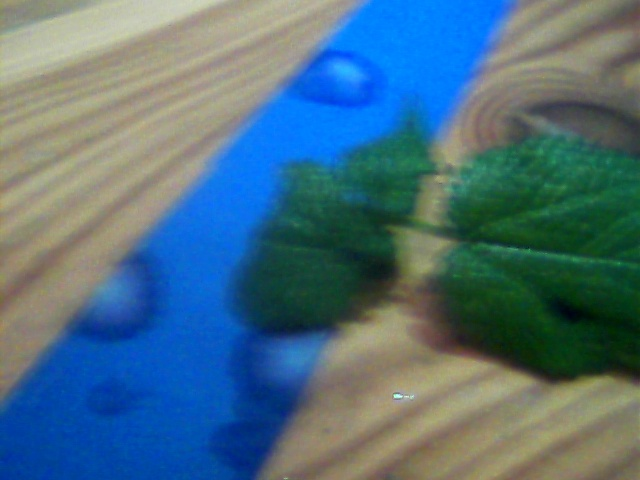
#> input picture cvPics/img0.jpg, 640 x 480 px, given in place of the camera
$ python testPC.py
#> lines starting #> are read from the running program, lines starting #| are printed output that depends on the picture; after the words box and inside, x2 and y2 are one past the last pixel; in counts of white or black regions, pixels touching at a corner belong together
#> further down, frameOrig is the input picture: shape (480, 640, 3); mean B, G, R 126.7, 111.1, 77.5
### camera_func.py
import cv2 as cv
import numpy as np
from config import *
from time import sleep

# [41 lines left out: function contours_line, not called in this run]

def crop_img_line_color(img, sel):
    mask = cv.adaptiveThreshold(img, 255, cv.ADAPTIVE_THRESH_MEAN_C, cv.THRESH_BINARY_INV, 91, 20)
    crop_selection = 100/(100 - sel)
    height_1 = HEIGHT_OF_IMAGE/crop_selection
    vertices = [(0, height_1), (0, HEIGHT_OF_IMAGE),(WIDTH_OF_IMAGE, HEIGHT_OF_IMAGE), (WIDTH_OF_IMAGE, height_1)]
    vertices = np.array([vertices], np.int32)
    mask_black = np.zeros_like(mask)
    match_mask_color = [255, 255, 255]
    cv.fillPoly(mask_black, vertices, match_mask_color)
    masked_image = cv.bitwise_and(mask, mask_black)
    return masked_image

def prep_pic(src):
    frame = cv.resize(src, (HEIGHT_OF_IMAGE, WIDTH_OF_IMAGE))
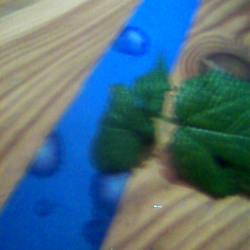
#> frame: shape (250, 250, 3); mean B, G, R 126.6, 111, 77.4
    blurred = cv.GaussianBlur(frame, (7, 7), 0)
    blurred_hsv = cv.cvtColor(blurred, cv.COLOR_BGR2HSV)
#> blurred_hsv: shape (250, 250, 3); mean H, S, V 63.1, 135.5, 144.9
    blurred_bw = cv.cvtColor(blurred, cv.COLOR_BGR2GRAY)
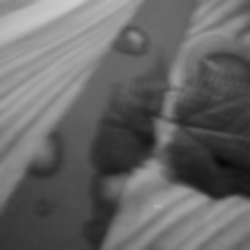
#> blurred_bw: shape (250, 250); min 8, max 204, mean 102.7
    return blurred_hsv,blurred_bw, frame

# [93 lines left out: functions deviation, steer, save_pic, contours_obj, aim_camera_obj, not called in this run]

### testPC.py
from time import sleep
from time import time
import cv2 as cv
import camera_func as cfu
from config import *
from shutil import rmtree
from os import mkdir
import threading
#capture webcam feed
cap = cv.VideoCapture(0)
#variables
dire = 0
angle = 0
ret = None
cX, cY = [0, 0]
index = 0
selection = FRAME_SELECT
line_found = True
line_count = 0
obj_in_line = False
prev_obj_in_line = False
centered = False
angleX = 0
angleY = 0
image_draw = None
area = HEIGHT_OF_IMAGE * WIDTH_OF_IMAGE
cent_y = False
cent_x = False
saved_pic = 0
last_time = 0
cent_last = False

if(UPLOAD):
    rmtree(PATH_PIC_PI)
    mkdir(PATH_PIC_PI)

def save_picture():
    global saved_pic
    global current_time
    global index
    sleep(2)
    if(not saved_pic):
        print("saving pic")
        print(f"{cX}, {cY}")
        path, index = cfu.save_pic(index, frameOrig, PATH_PIC_PI)
        print(path)
        saved_pic = 1

if not cap.isOpened():
    raise IOError("Cannot open webcam")

#main loop where most of the magic happens
while True:
    current_time = round(time())
    print(current_time)
    _, frameOrig = cap.read()
    if(type(frameOrig) == type(None)):
        pass
    else:
        img_hsv, img_bw, image_draw = cfu.prep_pic(frameOrig)
        mask_obj = cv.inRange(img_hsv, GREEN_HSV_RANGE[0], GREEN_HSV_RANGE[1])
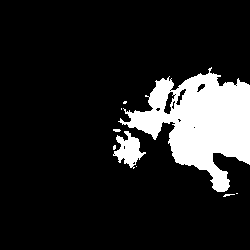
#> mask_obj: shape (250, 250); 14% white; 9 white regions (6 under 20 px), largest, box (x1, y1, x2, y2) and area: (118, 67, 250, 192) 8072, (113, 131, 146, 169) 609, (113, 129, 121, 132) 20
        mask_line = cfu.crop_img_line_color(img_bw, selection)
#> in crop_img_line_color, `mask = cv.adaptiveThreshold(img, 255, cv.ADAPTIVE_THRESH_MEAN_C, cv.TH..`:
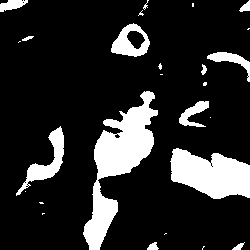
#> mask: shape (250, 250); 16.2% white; 26 white regions (13 under 20 px), largest, box (x1, y1, x2, y2) and area: (83, 91, 158, 250) 4341, (170, 148, 250, 199) 2831, (16, 126, 64, 196) 909
#> in crop_img_line_color, `cv.fillPoly(mask_black, vertices, match_mask_color)`:
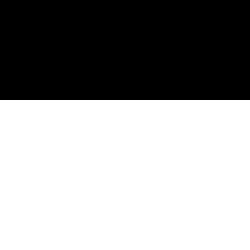
#> mask_black: shape (250, 250); 60% white; 1 black region, box (x1, y1, x2, y2) and area: (0, 0, 250, 100) 25000
#> in crop_img_line_color, `masked_image = cv.bitwise_and(mask, mask_black)`:
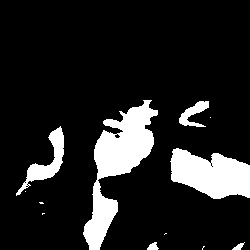
#> masked_image: shape (250, 250); 13.6% white; 12 white regions (6 under 20 px)
        cv.rectangle(image_draw, (CENTER_X - CENTER_TOLERANCE, CENTER_Y - CENTER_TOLERANCE), (CENTER_X + CENTER_TOLERANCE, CENTER_Y + CENTER_TOLERANCE), (0, 0, 255), 2)
        cv.line(image_draw, (0,int(SEEK_OBJECT * HEIGHT_OF_IMAGE-30)), (WIDTH_OF_IMAGE, int(SEEK_OBJECT * HEIGHT_OF_IMAGE-30)), (255,255,255), 3)
        cv.line(image_draw, (0,int(SEEK_OBJECT * HEIGHT_OF_IMAGE+30)), (WIDTH_OF_IMAGE, int(SEEK_OBJECT * HEIGHT_OF_IMAGE+30)), (255,255,255), 3)

    try:
            contours, hierarchy = cv.findContours(mask_obj, cv.RETR_EXTERNAL ,cv.CHAIN_APPROX_NONE)
#> contours = 9 contours, 7 with area under 20; largest, box (x1, y1, x2, y2) and area: (118, 67, 250, 192) 8009, (113, 131, 146, 169) 546
            contour = max(contours, key = cv.contourArea)
#> contour = contour of 588 points, box (x1, y1, x2, y2) (118, 67, 250, 192), area 8009
            x,y,w,h = cv.boundingRect(contour)
#> x = 118; y = 67; w = 132; h = 125
            M = cv.moments(contour)
#> M = moments, m00 8009, centre m10/m00, m01/m00 = (200.4, 121.4)

            if(w > WIDTH_OF_IMAGE/8) and (h > HEIGHT_OF_IMAGE/8) and (cv.contourArea(contour) > area/150) :

                if(M["m10"] !=0 and M["m01"] !=0 and M["m00"] !=0):
                    cX = int(M["m10"] / M["m00"])
#> cX = 200
                    cY = int(M["m01"] / M["m00"])
#> cY = 121
                    string = str(cX) + " " + str(cY)
#> string = '200 121'
                    color = (255, 0, 255)

                    if(cY>= SEEK_OBJECT * HEIGHT_OF_IMAGE-30 and cY<= SEEK_OBJECT * HEIGHT_OF_IMAGE+30):
                        color = (255, 255, 0)
                        obj_in_line = True
                        curr_cont = (cX, cY)
#> curr_cont = (200, 121)

                    else:
                        prev_obj_in_line = False

                    cv.rectangle(image_draw, (x,y), (x+w,y+h), color, 5)
                    cv.putText(image_draw, string, (x, y-10), cv.FONT_HERSHEY_TRIPLEX, 0.5, (0, 0, 255))
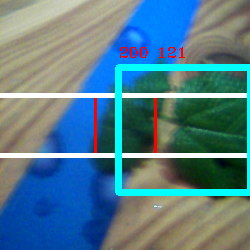
#> image_draw: shape (250, 250, 3); mean B, G, R 138.5, 124, 84.2
            else:
                print("no obj in frame")
                cent_last = 0
    except Exception as e:
             contours = []
             #print(f"no object contour")

    if(obj_in_line == True and prev_obj_in_line == False):
        prev_obj_in_line = True

    if(obj_in_line):

        if((cX > CENTER_X + CENTER_TOLERANCE) or (cX < CENTER_X - CENTER_TOLERANCE)):
            cent_x = False
            #print("not centx")
        else:
            cent_x = True
        if((cY > CENTER_Y + CENTER_TOLERANCE) and (cY < CENTER_Y - CENTER_TOLERANCE)):
            cent_y = False
            #print("not centy")
        else:
            cent_y = True
        if cent_x and cent_y:
            centered = True
            print("c")
        else:
            centered = False
            print("not c")

    if(centered and not cent_last):
        timer = threading.Timer(2.0, save_picture)
        timer.start()
        saved_pic = 0
        cent_last = 1
    #show feed
    try:
        #cv.imshow("orig", frameOrig)
        cv.imshow("draw", image_draw)
    except Exception as e:
        print(str(e))

    if cv.waitKey(1) == ord('q'):
#> (key q is pressed here)
        break
#reset everything once program ends

cap.release()
cv.destroyAllWindows()

$ run again, on cvPics/img4.jpg
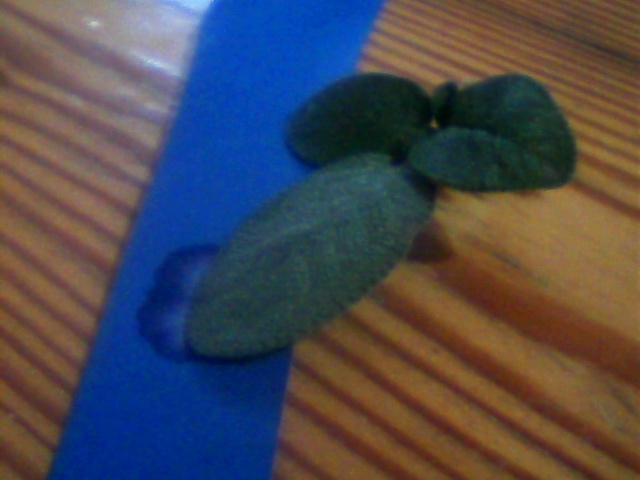
#> input picture cvPics/img4.jpg, 640 x 480 px, given in place of the camera
#> frameOrig is the input picture: shape (480, 640, 3); mean B, G, R 82, 74, 75.4
#> blurred_hsv: shape (250, 250, 3); mean H, S, V 57.3, 152.1, 114.1
#> `mask_obj = cv.inRange(img_hsv, GREEN_HSV_RANGE[0], GREEN_HSV_RANGE[1])`:
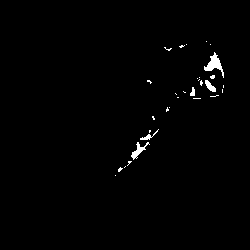
#> mask_obj: shape (250, 250); 0.97% white; 31 white regions (26 under 20 px), largest, box (x1, y1, x2, y2) and area: (204, 52, 224, 78) 193, (131, 142, 150, 160) 112, (205, 80, 216, 92) 69, (140, 129, 159, 140) 51, (190, 87, 195, 96) 32
#> mask: shape (250, 250); 14.3% white; 24 white regions (6 under 20 px), largest, box (x1, y1, x2, y2) and area: (114, 40, 226, 100) 4177, (66, 0, 111, 85) 1455, (174, 142, 250, 201) 1130
#> mask_black: shape (250, 250); 60% white; 1 black region, box (x1, y1, x2, y2) and area: (0, 0, 250, 100) 25000
#> masked_image: shape (250, 250); 4.7% white; 18 white regions (6 under 20 px)
#> `cv.line(image_draw, (0,int(SEEK_OBJECT * HEIGHT_OF_IMAGE+30)), (WIDTH_..`:
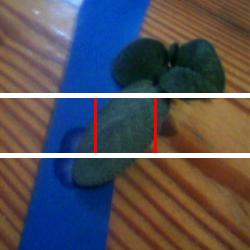
#> image_draw: shape (250, 250, 3); mean B, G, R 88.7, 80.9, 83.8
#> contours = 31 contours, 26 with area under 20; largest, box (x1, y1, x2, y2) and area: (204, 52, 224, 78) 156, (131, 142, 150, 160) 84, (205, 80, 216, 92) 54, (140, 129, 159, 140) 30, (190, 87, 195, 96) 20
#> contour = contour of 73 points, box (x1, y1, x2, y2) (204, 52, 224, 78), area 156
#> x = 204; y = 52; w = 20; h = 26
#> M = moments, m00 155.5, centre m10/m00, m01/m00 = (213.7, 63.73)
